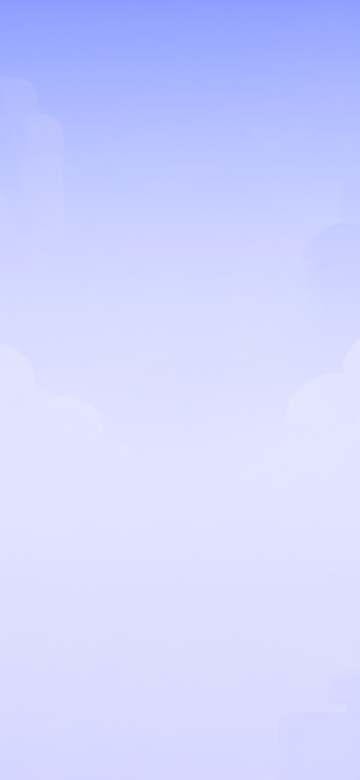
#> input picture assets/bg/bg_home.png, 720 x 1560 px, given in place of Resources_moved_UI_Maincenter.png, which was not available (shown at 1/2 size)
$ python make_pastel_popup.py ../assets/bg/bg_home.png
#> lines starting #> are read from the running program, lines starting #| are printed output that depends on the picture; after the words box and inside, x2 and y2 are one past the last pixel; in counts of white or black regions, pixels touching at a corner belong together
#> (reads tools/theme_pastel.json from the repository)
### tools/theme_recolor.py
"""Deterministic recolour of UI art into a theme (docs/UI_THEME_PASTEL.md).

  uv run --no-project --with numpy --with pillow python -I tools/theme_recolor.py tools/theme_pastel.json [--only substr]

Reads each source under assets/, writes the twin under assets/themes/<theme>/<same path> with the same size and
alpha, and copies the source .import (same compression and size limit; uid and cache path dropped so Godot gives
the twin its own). A file rule is either whole-file ("map") or per region ("regions": [[x, y, w, h, map], ...]);
pixels outside every region stay as they are. Hand-made art enters through two more keys (paths from the repo root,
made by tools such as make_pastel_home.py): "source" replaces the whole image before any map (same size), and
"overlays": [[x, y, w, h, path], ...] replaces a region (colour and alpha, image exactly w x h) after the maps.

A map sends source hue families to target families. For a pixel of family F with target T:
  hue  -> T.hue (plus the pixel's offset from F's centre times T.keep_hue),
  sat  -> min(sat * T.sat, T.sat_max),
  val  -> 1 - (1 - val) * T.lift   (lifts shadows toward pastel while keeping the shading order).
The result blends with the source by a weight that fades at family edges and at low saturation, so outlines,
whites and creams keep their colour and no seam appears between families. The special map "icon" only softens
saturation above icon_sat_cap (item icons keep their real colours, concept A rule).

  ... tools/theme_recolor.py tools/theme_pastel.json --code [--dry]

Code colours: "code_colors" {from_hex: to_hex} rewritten in data/ui_unity/*.json (hex "rrggbbaa"), scenes (Color(...)
and PackedColorArray floats, matched to the nearest 8-bit value) and src/ scripts (Color("rrggbb"), "rrggbbaa").
Alpha is kept. Idempotent: a second run finds nothing to change.
"""
import glob
import json
import os
import re
import sys

import numpy as np
from PIL import Image

ROOT = os.path.dirname(os.path.dirname(os.path.abspath(__file__)))


def rgb_to_hsv(rgb):
	r, g, b = rgb[..., 0], rgb[..., 1], rgb[..., 2]
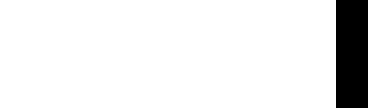
#> b: shape (108, 368) float64; values 0 (black) and 1 (white), 91.3% white; 1 black region, box (x1, y1, x2, y2) and area: (336, 0, 368, 108) 3456
	mx = rgb.max(-1)
	mn = rgb.min(-1)
	d = mx - mn
	h = np.zeros_like(mx)
	nz = d > 1e-6
	rc = np.where(nz, (mx - r) / np.where(nz, d, 1), 0)
	gc = np.where(nz, (mx - g) / np.where(nz, d, 1), 0)
	bc = np.where(nz, (mx - b) / np.where(nz, d, 1), 0)
#> bc: shape (108, 368) float64; every value is 0
	h = np.where(r == mx, bc - gc, np.where(g == mx, 2.0 + rc - bc, 4.0 + gc - rc))
	h = np.where(nz, (h / 6.0) % 1.0, 0.0)
#> in recolor, `h, s, v = rgb_to_hsv(rgb)`: rgb: shape (108, 368, 3) float64; mean of channels 0, 1, 2 0.778, 0.782, 0.913
	s = np.where(mx > 1e-6, d / np.where(mx > 1e-6, mx, 1), 0)
	return h * 360.0, s, mx


def hsv_to_rgb(h, s, v):
	h = (h % 360.0) / 60.0
	i = np.floor(h).astype(int) % 6
	f = h - np.floor(h)
	p = v * (1 - s)
	q = v * (1 - s * f)
	t = v * (1 - s * (1 - f))
	choices = [(v, t, p), (q, v, p), (p, v, t), (p, q, v), (t, p, v), (v, p, q)]
	out = np.zeros(h.shape + (3,))
	for k, (a, b, c) in enumerate(choices):
		m = i == k
		out[..., 0] = np.where(m, a, out[..., 0])
		out[..., 1] = np.where(m, b, out[..., 1])
		out[..., 2] = np.where(m, c, out[..., 2])
	return out


def hue_dist(h, centre):
	return np.abs((h - centre + 180.0) % 360.0 - 180.0)


def smooth(e0, e1, x):
#> called with e0 = 0.12, e1 = 0.26
	t = np.clip((x - e0) / (e1 - e0), 0, 1)
	return t * t * (3 - 2 * t)


def recolor(rgb, spec, map_name):
	"""rgb float (h, w, 3) in 0..1 -> recoloured copy."""
	h, s, v = rgb_to_hsv(rgb)
	if map_name == "icon":
		cap = spec["icon_sat_cap"]
		s2 = np.where(s > cap, cap + (s - cap) * spec["icon_sat_keep"], s)
		return hsv_to_rgb(h, s2, v)
	fams = spec["families"]
	targets = spec["targets"]
	mapping = spec["maps"][map_name]
	out = rgb.copy()
	sat_w = smooth(spec["sat_floor"][0], spec["sat_floor"][1], s)
	for fam_name, tgt_name in mapping.items():
		fam = fams[fam_name]
		tgt = targets[tgt_name]
		dist = hue_dist(h, fam["centre"])
		w = (1.0 - smooth(fam["half"], fam["half"] + fam["feather"], dist)) * sat_w
		if not np.any(w > 0):
			continue
		off = ((h - fam["centre"] + 180.0) % 360.0 - 180.0) * tgt.get("keep_hue", 0.0)
		h2 = tgt["hue"] + off
		s2 = np.minimum(s * tgt["sat"], tgt["sat_max"])
		v2 = 1.0 - (1.0 - v) * tgt["lift"]
		new = hsv_to_rgb(h2, s2, v2)
		out = out * (1 - w[..., None]) + new * w[..., None]
#> out: shape (108, 368, 3) float64; mean of channels 0, 1, 2 0.793, 0.788, 0.906
	return out


# [31 lines left out: function import_copy, not called in this run]


def _hex(c):
	return "%02x%02x%02x" % tuple(c)


def _rgb(h):
	return tuple(int(h[i:i + 2], 16) for i in (0, 2, 4))


# [109 lines left out: functions _floats_sub, code_colors, main, not called in this run]


# [2 lines that do not run on import are left out]

### tools/make_pastel_popup.py
"""Popup title plate of the pastel theme with the lip and drop shadow of the user's ref (2026-11-13, the Settings
popup redrawn: a darker rose band along the bottom of the pink plate and a soft rose shadow on the cream below).
docs/UI_THEME_PASTEL.md "Khung popup".

  uv run --no-project --with numpy --with pillow --with scipy python -I tools/make_pastel_popup.py [--sheet out.png]

The plate is the atlas region 384,1332 368x108 (UI_Maincenter_60 of Resources_moved_UI_Maincenter.png, used by every
Unity popup; label_purple of atlas_main.png, used by popup_kit.gd, 9-sliced there with bottom margin 22). The region is
filled by the plate, so the plate is squeezed by SHADOW_ROWS rows to make room for the shadow under it. Steps on each
atlas's own source region: recolour with the twin's map ("ribbon", via theme_recolor.py), squeeze, darken a band along
the bottom silhouette (the lip), put a blurred, shifted copy of the silhouette under it (the shadow). Writes
art/themes/pastel/popup_title_<atlas>.png, which tools/theme_pastel.json lays over the region ("overlays"); then run
theme_recolor.py to rebuild the twins.
"""
import json
import os
import sys

import numpy as np
from PIL import Image
from scipy import ndimage

sys.path.insert(0, os.path.dirname(os.path.abspath(__file__)))
import theme_recolor  # noqa: E402

ROOT = os.path.dirname(os.path.dirname(os.path.abspath(__file__)))
SPEC = os.path.join(ROOT, "tools/theme_pastel.json")
OUT = os.path.join(ROOT, "art/themes/pastel")
REGION = (384, 1332, 368, 108)
ATLASES = {
	"ui/cc/Resources_moved_UI_Maincenter.png": "popup_title_maincenter.png",
	"ui/figma/atlas_main.png": "popup_title_main.png",
}
MAP = "ribbon"
SHADOW_ROWS = 8  # region rows freed under the plate (the plate keeps 100 of 108)
SIDE_COLS = 4  # columns freed at each end, so the shadow under the round ends fades instead of being cut
LIP_ROWS = 16.0  # height of the dark band above the bottom silhouette
LIP_VALUE = 0.12  # value drop at the bottom edge (ref: about 0.09, plus the art's own darker rim)
LIP_SAT = 0.12  # saturation added at the bottom edge (ref: +0.05; pastel face is paler than the ref's)
SHADOW_RGB = (0.77, 0.32, 0.44)  # rose: over the cream it gives the ref's (232, 182, 170) just under the plate
SHADOW_ALPHA = 0.55
SHADOW_DY = 5.0
SHADOW_BLUR = 2.5


def smooth(e0, e1, x):
	t = np.clip((x - e0) / (e1 - e0), 0, 1)
	return t * t * (3 - 2 * t)


def plate(atlas_rel, spec):
	x, y, w, h = REGION
	src = Image.open(os.path.join(ROOT, "assets", atlas_rel)).convert("RGBA").crop((x, y, x + w, y + h))
	arr = np.asarray(src).astype(np.float64) / 255.0
	arr[..., :3] = np.clip(theme_recolor.recolor(arr[..., :3], spec, MAP), 0, 1)
	img = Image.fromarray((arr * 255.0 + 0.5).astype(np.uint8), "RGBA")
	# Premultiplied resize: no dark fringe from the transparent pixels.
	ph = h - SHADOW_ROWS
	pw = w - 2 * SIDE_COLS
	img = img.convert("RGBa").resize((pw, ph), Image.LANCZOS).convert("RGBA")
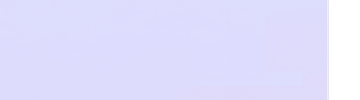
#> img: PIL image 360x100 RGBA; mean R, G, B, A 202.9, 201.8, 232.1, 232.9; transparent parts drawn white
	p = np.zeros((ph, w, 4))
	p[:, SIDE_COLS:SIDE_COLS + pw] = np.asarray(img).astype(np.float64) / 255.0

	# Lip: distance from each pixel down to the bottom silhouette of its column.
	alpha = p[..., 3]
	inside = alpha > 0.5
#> inside: shape (100, 368) bool; 89.4% white; 2 black regions, box (x1, y1, x2, y2) and area: (333, 0, 368, 100) 3500, (0, 0, 4, 100) 400
	rows = np.arange(ph)[:, None]
	bottom = np.where(inside.any(0), ph - 1 - np.argmax(inside[::-1], axis=0), -1)
#> bottom = 368 values, max 99 at index 4, min -1 at index 0, mean 88.4
	dist = (bottom[None, :] - rows).astype(np.float64)
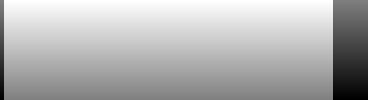
#> dist: shape (100, 368) float64; min -100, max 99, mean 38.9; drawn with min black and max white
	wl = (1.0 - smooth(0.0, LIP_ROWS, dist)) * (dist >= -1)
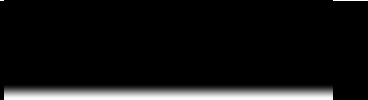
#> wl: shape (100, 368) float64; min 0, max 1, mean 0.0771
	hh, s, v = theme_recolor.rgb_to_hsv(p[..., :3])
#> in rgb_to_hsv (call 2), `nz = d > 1e-6`: nz: shape (100, 368) bool; 89.7% white; 3 black regions, box (x1, y1, x2, y2) and area: (335, 0, 368, 100) 3300, (0, 0, 4, 100) 400, (333, 0, 334, 100) 100
#> in rgb_to_hsv (call 2), `bc = np.where(nz, (mx - b) / np.where(nz, d, 1), 0)`: bc: shape (100, 368) float64; every value is 0
#> in rgb_to_hsv (call 2), `h = np.where(nz, (h / 6.0) % 1.0, 0.0)`:
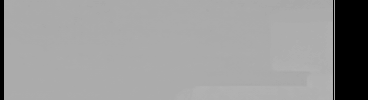
#> h: shape (100, 368) float64; min 0, max 0.719, mean 0.604
	s = np.clip(s + LIP_SAT * wl, 0, 1)
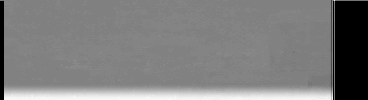
#> s: shape (100, 368) float64; min 0, max 0.258, mean 0.127; drawn with min black and max white
	v = v * (1.0 - LIP_VALUE * wl)
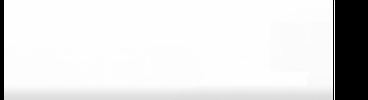
#> v: shape (100, 368) float64; min 0, max 1, mean 0.881
	p[..., :3] = theme_recolor.hsv_to_rgb(hh, s, v)
#> the loop in hsv_to_rgb (call 2), `for k, (a, b, c) in enumerate(choices):` made 6 passes

	# Shadow: the silhouette shifted down and blurred, under the plate.
	mask = np.zeros((h, w))
	mask[:ph] = alpha
	mask = ndimage.shift(mask, (SHADOW_DY, 0), order=1, mode="constant")
	mask = ndimage.gaussian_filter(mask, SHADOW_BLUR)
	out = np.zeros((h, w, 4))
	out[..., :3] = SHADOW_RGB
	out[..., 3] = mask * SHADOW_ALPHA
	# Plate over shadow (straight alpha "over").
	top = np.zeros((h, w, 4))
	top[:ph] = p
	a_t = top[..., 3:4]
	a_b = out[..., 3:4]
	a_o = a_t + a_b * (1 - a_t)
	rgb = (top[..., :3] * a_t + out[..., :3] * a_b * (1 - a_t)) / np.where(a_o > 1e-6, a_o, 1)
	return np.concatenate([rgb, a_o], axis=-1)


def main():
	with open(SPEC, encoding="utf-8") as f:
		spec = json.load(f)
	os.makedirs(OUT, exist_ok=True)
	made = []
	for atlas_rel, name in ATLASES.items():
		arr = plate(atlas_rel, spec)
		im = Image.fromarray((np.clip(arr, 0, 1) * 255.0 + 0.5).astype(np.uint8), "RGBA")
		im.save(os.path.join(OUT, name), optimize=True)
		made.append(im)
		print("wrote", os.path.relpath(os.path.join(OUT, name), ROOT))
	if "--sheet" in sys.argv:
		sheet = Image.new("RGBA", (REGION[2] * 3 + 40, REGION[3] * 3 * len(made) + 20 * len(made)), (252, 247, 235, 255))
		for i, im in enumerate(made):
			big = im.resize((im.width * 3, im.height * 3), Image.NEAREST)
			sheet.alpha_composite(big, (20, i * (REGION[3] * 3 + 20) + 10))
		sheet.save(sys.argv[sys.argv.index("--sheet") + 1])


if __name__ == "__main__":
	main()
